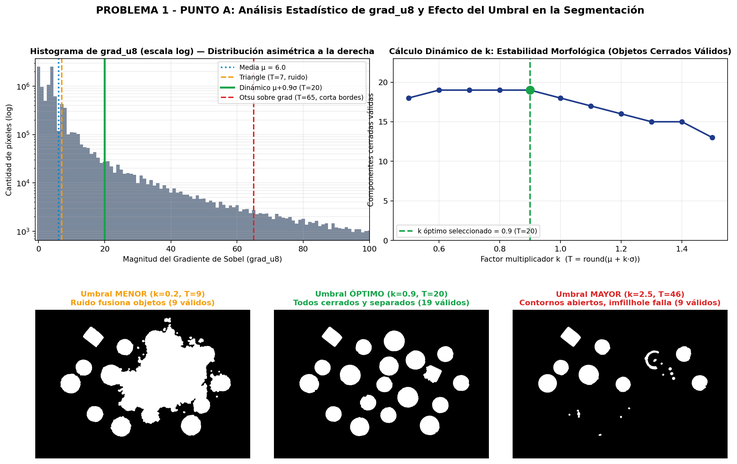
#> input picture resultados_problema1/p1_puntoA_histograma_y_umbrales.png, 737 x 464 px, shrunk from 2112 x 1330 before the run; the run also reads 3 pictures not shown here
$ python generar_informe_tp2.py
#> lines starting #> are read from the running program, lines starting #| are printed output that depends on the picture
#!/usr/bin/env python3
# -*- coding: utf-8 -*-
"""
===============================================================================
GENERADOR DEL INFORME TÉCNICO EN PDF - TRABAJO PRÁCTICO N° 2 (PDI - TUIA - UNR)
===============================================================================
Genera el documento formal `Informe_TP2_PDI.pdf` con el desarrollo teórico,
análisis de problemáticas, descripción de las técnicas empleadas (Unidades 1-7),
tablas cuantitativas, capturas de todas las etapas intermedias y conclusiones.

Autores:
    - Agustín Marquardt
    - Fabián Alvarez
===============================================================================
"""

import os
import textwrap

os.environ.setdefault("MPLCONFIGDIR", "/tmp/matplotlib_cache")

import matplotlib.pyplot as plt
import matplotlib.image as mpimg
from matplotlib.backends.backend_pdf import PdfPages
from matplotlib.patches import FancyBboxPatch


# Dimensiones A4 en pulgadas
A4_W, A4_H = 8.27, 11.69


def nueva_pagina(titulo_seccion, num_pagina, total_paginas=6):
    """Crea un lienzo A4 con encabezado institucional y pie de página numerado."""
    fig = plt.figure(figsize=(A4_W, A4_H), dpi=200)
    ax = fig.add_axes([0, 0, 1, 1])
    ax.set_xlim(0, 100)
    ax.set_ylim(0, 141.4)
    ax.axis("off")

    # Barra superior institucional
    ax.add_patch(FancyBboxPatch(
        (4.5, 134.8), 91.0, 4.2,
        boxstyle="round,pad=0.2,rounding_size=0.4",
        facecolor="#12284c", edgecolor="none"
    ))
    ax.text(
        6.0, 136.9,
        "UNR - FCEIA - TUIA | Procesamiento de Imágenes I | TP N° 2 (2026 - C2)",
        color="white", fontsize=7.6, fontweight="bold", va="center"
    )
    ax.text(
        94.0, 136.9,
        titulo_seccion,
        color="#bcd4ff", fontsize=7.5, fontweight="bold", va="center", ha="right"
    )

    # Pie de página
    ax.plot([4.5, 95.5], [4.8, 4.8], color="#cbd5e1", linewidth=0.8)
    ax.text(
        5.0, 3.0,
        "Integrantes: Agustín Marquardt, Fabián Alvarez",
        color="#475569", fontsize=7.8, va="center"
    )
    ax.text(
        95.0, 3.0,
        f"Página {num_pagina} de {total_paginas}",
        color="#475569", fontsize=7.8, fontweight="bold", va="center", ha="right"
    )
    return fig, ax


def bloque_texto(ax, x, y, parrafo, width=108, fontsize=8.4, line_spacing=1.52, color="#1e293b", bold=False):
    """Dibuja un párrafo ajustado al ancho especificado y devuelve la nueva coordenada y."""
    lineas = textwrap.wrap(parrafo, width=width)
    weight = "bold" if bold else "normal"
    for linea in lineas:
        ax.text(x, y, linea, fontsize=fontsize, color=color, fontweight=weight, va="top", family="sans-serif")
        y -= line_spacing
    return y


def subtitulo_caja(ax, y, texto, color_bg="#e8eef7", color_borde="#1e3a8a", color_txt="#0f172a"):
    """Dibuja un subtítulo destacado con banda lateral."""
    ax.add_patch(FancyBboxPatch(
        (4.8, y - 3.0), 90.4, 3.2,
        boxstyle="round,pad=0.1,rounding_size=0.3",
        facecolor=color_bg, edgecolor=color_borde, linewidth=0.8
    ))
    ax.text(6.2, y - 1.4, texto, fontsize=9.2, fontweight="bold", color=color_txt, va="center")
    return y - 4.2


def insertar_imagen(fig, ruta_img, rect_norm, titulo_pie=None, ax_base=None, y_pie=None):
    """Inserta una imagen PNG de alta resolución dentro de la página A4."""
    if not os.path.exists(ruta_img):
        return
    img = mpimg.imread(ruta_img)
    ax_img = fig.add_axes(rect_norm)
    ax_img.imshow(img)
    ax_img.axis("off")
    if titulo_pie and ax_base is not None and y_pie is not None:
        ax_base.text(
            50.0, y_pie, titulo_pie,
            fontsize=6.9, style="italic", color="#334155", ha="center", va="top"
        )


def dibujar_tabla(ax, x0, y_top, col_widths, headers, rows, row_h=2.05, font_size=7.1):
    """Dibuja una tabla académica formateada sobre el lienzo."""
    total_w = sum(col_widths)
    # Encabezado
    ax.add_patch(FancyBboxPatch(
        (x0, y_top - row_h), total_w, row_h,
        boxstyle="square,pad=0", facecolor="#1e3a8a", edgecolor="#cbd5e1", linewidth=0.5
    ))
    cx = x0
    for w, h_txt in zip(col_widths, headers):
        ax.text(cx + w / 2.0, y_top - row_h / 2.0, h_txt, color="white",
                fontsize=font_size, fontweight="bold", ha="center", va="center")
        cx += w

    y_curr = y_top - row_h
    for r_idx, row in enumerate(rows):
        bg = "#f8fafc" if r_idx % 2 == 0 else "#eef2f6"
        ax.add_patch(FancyBboxPatch(
            (x0, y_curr - row_h), total_w, row_h,
            boxstyle="square,pad=0", facecolor=bg, edgecolor="#cbd5e1", linewidth=0.4
        ))
        cx = x0
        for w, val in zip(col_widths, row):
            ax.text(cx + w / 2.0, y_curr - row_h / 2.0, str(val), color="#0f172a",
                    fontsize=font_size, ha="center", va="center")
            cx += w
        y_curr -= row_h

    return y_curr


def generar_pdf(out_pdf):
    base_dir = os.path.dirname(os.path.abspath(__file__))
    dir_p1 = os.path.join(base_dir, "resultados_problema1")
    dir_p2 = os.path.join(base_dir, "resultados_problema2")

    with PdfPages(out_pdf) as pdf:
        # =====================================================================
        # PÁGINA 1: PORTADA / RESUMEN, PUNTO A Y HISTOGRAMA DE grad_u8
        # =====================================================================
        fig1, ax1 = nueva_pagina("Problema 1: Monedas y Dados (Punto A)", 1, 7)

        # Bloque de título principal
        ax1.add_patch(FancyBboxPatch(
            (4.8, 120.8), 90.4, 12.2,
            boxstyle="round,pad=0.2,rounding_size=0.6",
            facecolor="#f1f5f9", edgecolor="#1e3a8a", linewidth=1.2
        ))
        ax1.text(
            50.0, 130.6,
            "TRABAJO PRÁCTICO N° 2 — PROCESAMIENTO DE IMÁGENES I",
            fontsize=12.5, fontweight="bold", color="#0f172a", ha="center", va="center"
        )
        ax1.text(
            50.0, 127.4,
            "Segmentación Morfológica, Reconstrucción Geodésica y Clasificación por Descriptores Regionales",
            fontsize=9.3, fontweight="bold", color="#1e3a8a", ha="center", va="center"
        )
        ax1.text(
            50.0, 124.4,
            "Tecnicatura Universitaria en Inteligencia Artificial (TUIA) — FCEIA — Universidad Nacional de Rosario",
            fontsize=8.2, color="#334155", ha="center", va="center"
        )
        ax1.text(
            50.0, 122.0,
            "Autores: Agustín Marquardt  |  Fabián Alvarez     •     Año Académico: 2026 (2° Cuatrimestre)",
            fontsize=8.2, fontweight="bold", color="#0f172a", ha="center", va="center"
        )

        y = 118.8
        y = subtitulo_caja(ax1, y, "1. PROBLEMA 1: DETECCIÓN Y CLASIFICACIÓN DE MONEDAS Y DADOS (monedas.jpg)")

        y = bloque_texto(
            ax1, 5.2, y,
            "1.1. Análisis de la Problemática: La escena 'monedas.jpg' (3871 x 2681 px) contiene 19 objetos apoyados sobre una "
            "superficie gris oscura cuya iluminación presenta un severo gradiente espacial de baja frecuencia: la intensidad media "
            "del fondo crece desde I ~ 60 en el extremo izquierdo hasta I ~ 185 en el extremo derecho. Al aplicar un método de "
            "umbralización global directa como Otsu (Unidad 3, T = 115), toda la mitad derecha del fondo supera el umbral y se "
            "fusiona con los objetos, mientras que el núcleo oscuro de las monedas bimetálicas y los puntos negros de los dados "
            "generan perforaciones internas. Adicionalmente, la toma oblicua hace visibles los puntos de las caras laterales del "
            "Dado #1, exigiendo un criterio geométrico riguroso para aislar únicamente el valor de su cara superior.",
            width=112, fontsize=8.1, line_spacing=1.45
        )
        y -= 0.8

        y = bloque_texto(
            ax1, 5.2, y,
            "1.2. Punto A — Segmentación Automática sobre Fondo No Uniforme: Dado que la variación de iluminación del fondo b(x,y) "
            "es suave y de baja frecuencia espacial, su derivada espacial es despreciable (||grad b(x,y)|| ~ 0), mientras que los "
            "contornos de las monedas y dados presentan transiciones abruptas. La tubería implementada en 'problema1_monedas_y_dados.py' "
            "consta de seis etapas fundamentadas en las Unidades 2, 3, 6 y 7:",
            width=112, fontsize=8.1, line_spacing=1.45
        )

        pasos_p1a = [
            "• Etapa 1 (Filtrado Espacial No Lineal - U2): Conversión a gris y filtro de mediana 11x11 (cv2.medianBlur) para atenuar la rugosidad del tablero sin difuminar los bordes.",
            "• Etapa 2 (Operador Diferencial de Sobel - U3): Cálculo de la magnitud exacta del gradiente ||G|| = sqrt(Gx^2 + Gy^2) con kernels 3x3 (cv2.Sobel), eliminando el sesgo de iluminación.",
            "• Etapa 3 (Umbralado Estadístico Dinámico - U3): Como el histograma de grad_u8 es fuertemente asimétrico a la derecha (masa en 0 y cola de bordes), Otsu falla (T=65). Se barre k en [0.5, 1.5] para T = round(media + k*desv), eligiendo el mayor k que maximiza objetos cerrados válidos (k=0.9 -> T=20.0).",
            "• Etapa 4 (Clausura + Reconstrucción Geodésica - U6): Clausura con elipse 15x15 seguida de rellenado de huecos (imfillhole, PI_U6_Morfologico_p2_Reconstruccion.py) y apertura 31x31.",
            "• Etapa 5 (Separación Moneda vs. Dado por Factor de Forma - U7 y Factor de Forma.txt): Filtro por área mínima dinámica (0.14% de HxW ~ 14,529 px^2) y cálculo de Fp = Área/Perímetro^2 y rho = 4*pi*Fp.",
            "  Un círculo perfecto cumple Fp = 1/(4*pi) = 0.0796 (1/Fp = 12.57, rho = 1.00) y un cuadrado cumple Fp = 1/16 = 0.0625 (1/Fp = 16.00, rho = 0.785). Empleando el umbral de cátedra",
            "  RHO_TH = 0.80 (clasifico_celulas.py), el sistema separa con 100% de exactitud las 17 Monedas (rho en [0.8056, 0.8904]) de los 2 Dados (rho = 0.7742 y rho = 0.6590).",
        ]
        for p in pasos_p1a:
            y = bloque_texto(ax1, 6.2, y, p, width=114, fontsize=7.85, line_spacing=1.36)

        insertar_imagen(
            fig1,
            os.path.join(dir_p1, "p1_puntoA_histograma_y_umbrales.png"),
            [0.048, 0.058, 0.904, 0.430],
            "Figura 1.1 (Punto A): Histograma logarítmico de grad_u8, barrido dinámico de k y comparación visual entre umbral menor (k=0.2), óptimo (k=0.9) y mayor (k=2.5).",
            ax1, 7.6
        )
#> in insertar_imagen, img is the input picture: shape (464, 737, 4) float32; mean R, G, B, A 0.71, 0.713, 0.714, 1

        pdf.savefig(fig1)
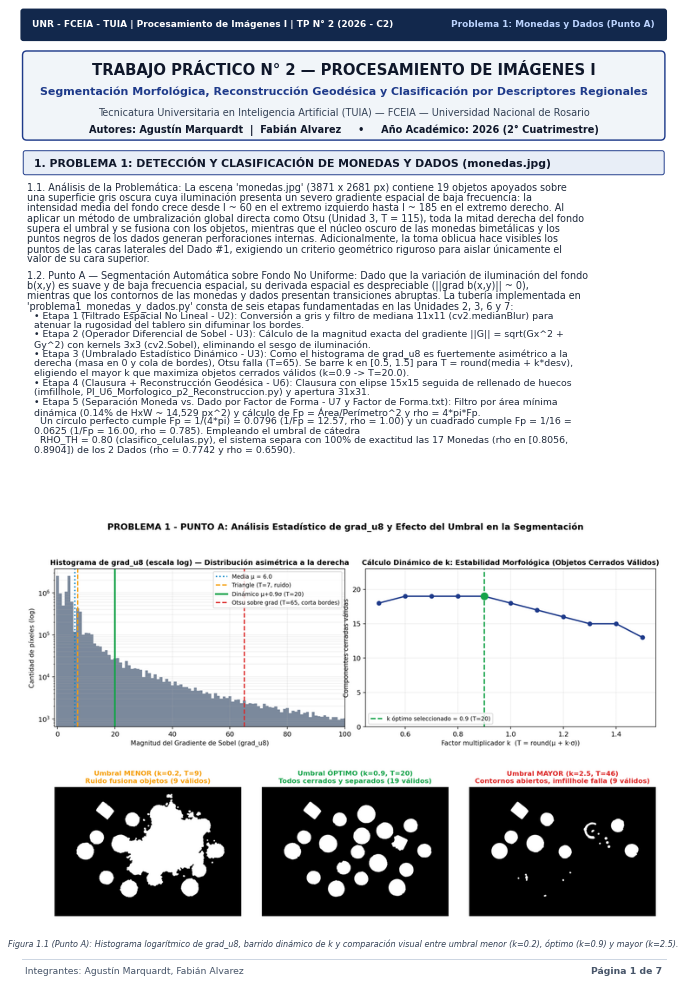
#> figure drawn by matplotlib, 2 panels
        plt.close(fig1)

        # =====================================================================
        # PÁGINA 2: PROBLEMA 1 — PUNTO A (ETAPAS DE SEGMENTACIÓN EN 2 COLS x 4 FILAS)
        # =====================================================================
        fig1_etapas, ax1_etapas = nueva_pagina("Problema 1: Etapas de Segmentación (Punto A)", 2, 7)
        y_et = 132.5
        y_et = subtitulo_caja(ax1_etapas, y_et, "1.2.1. VISUALIZACIÓN DETALLADA DE LAS 8 ETAPAS DE SEGMENTACIÓN (2 COLUMNAS x 4 FILAS)")
        insertar_imagen(
            fig1_etapas,
            os.path.join(dir_p1, "p1_puntoA_etapas_segmentacion.png"),
            [0.08, 0.075, 0.84, 0.825],
            "Figura 1.2 (Punto A): Evolución paso a paso del preprocesamiento, gradiente de Sobel, umbralado dinámico, morfología (imfillhole) y segmentación de las 17 monedas y 2 dados.",
            ax1_etapas, 7.6
        )
#> call 2 of insertar_imagen, with y_pie = 7.6
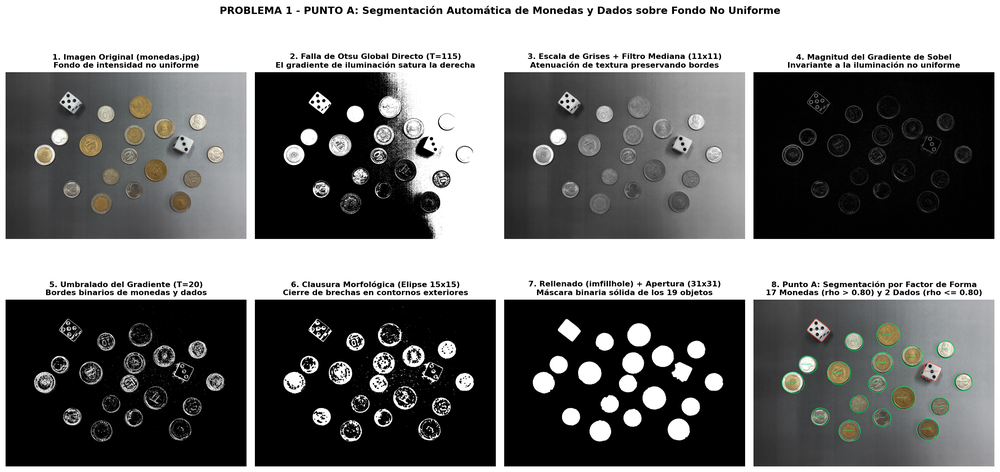
#> input picture resultados_problema1/p1_puntoA_etapas_segmentacion.png, 1000 x 472 px, shrunk from 2864 x 1353 before the run
#> in insertar_imagen, img is the input picture: shape (472, 1000, 4) float32; mean R, G, B, A 0.466, 0.467, 0.465, 1
        pdf.savefig(fig1_etapas)
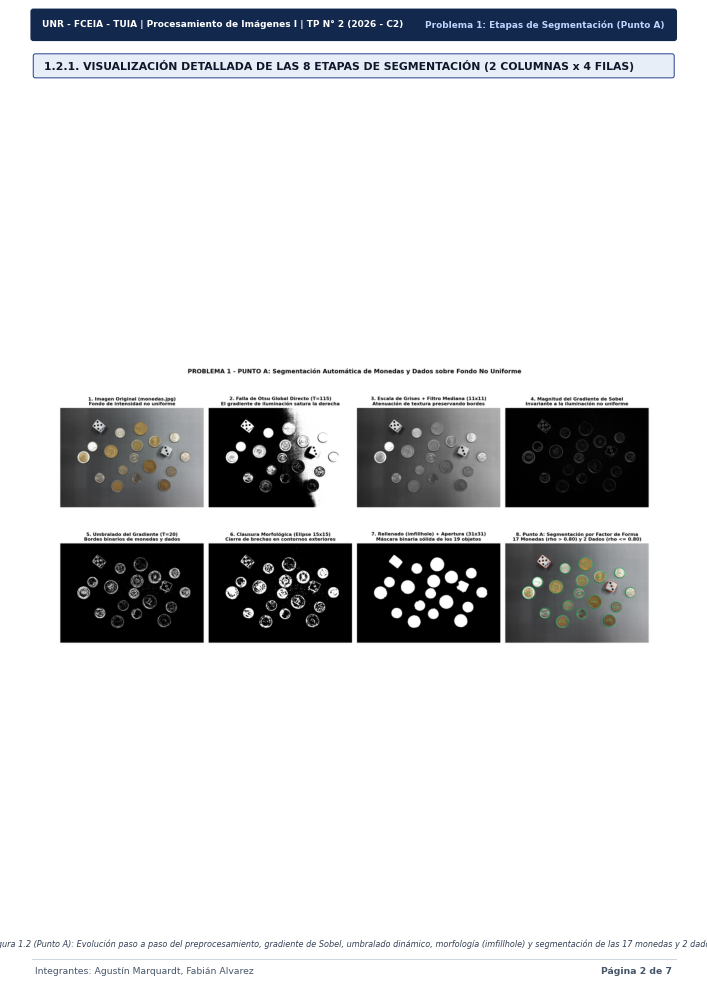
#> figure drawn by matplotlib, 2 panels
        plt.close(fig1_etapas)

        # =====================================================================
        # PÁGINA 3: PROBLEMA 1 — PUNTO B (CLASIFICACIÓN DE MONEDAS Y TABLA)
        # =====================================================================
        fig2, ax2 = nueva_pagina("Problema 1: Clasificación de Monedas (Punto B)", 3, 7)

        y = 132.5
        y = subtitulo_caja(ax2, y, "1.3. PUNTO B: CLASIFICACIÓN GRANULOMÉTRICA Y CONTEO AUTOMÁTICO DE MONEDAS")

        y = bloque_texto(
            ax2, 5.2, y,
            "Una vez aisladas las 17 regiones circulares (rho > 0.80), se aborda la clasificación automática de los tres tipos "
            "de monedas presentes en la escena: 10 Centavos, 1 Peso (bimetálica) y 50 Centavos. Dado que la cámara se encuentra "
            "a distancia fija del plano de apoyo, el descriptor regional de Área (A = cv2.contourArea, Unidad 7) es directamente "
            "proporcional al cuadrado del diámetro físico de cada denominación monetaria.",
            width=112, fontsize=8.1, line_spacing=1.45
        )
        y -= 0.4
        y = bloque_texto(
            ax2, 5.2, y,
            "Para determinar las fronteras de decisión sin fijar umbrales manuales arbitrarios, el algoritmo ordena las áreas de "
            "las 17 monedas de menor a mayor y detecta los dos mayores saltos inter-clase consecutivos (criterio de máxima "
            "separación en 1D), ubicando automáticamente los umbrales óptimos en U1 = 79,744 px^2 y U2 = 102,381 px^2:",
            width=112, fontsize=8.1, line_spacing=1.45
        )
        y -= 0.3
        items_b = [
            "• Clase 1 — Monedas de 10 Centavos (Área < 79,744 px^2): 9 unidades detectadas (rango experimental: [62,612 - 67,606] px^2) -> Subtotal: $0.90.",
            "• Clase 2 — Monedas de 1 Peso (79,744 <= Área < 102,381 px^2): 5 unidades detectadas (rango experimental: [91,882 - 97,154] px^2) -> Subtotal: $5.00.",
            "• Clase 3 — Monedas de 50 Centavos (Área >= 102,381 px^2): 3 unidades detectadas (rango experimental: [107,607 - 110,049] px^2) -> Subtotal: $1.50.",
            "• Resultado Global del Conteo Automático (Punto B): 17 Monedas clasificadas sin solapamiento entre clases, acumulando un monto total de $7.40.",
        ]
        for it in items_b:
            y = bloque_texto(ax2, 6.2, y, it, width=114, fontsize=7.9, line_spacing=1.38, bold=("Resultado Global" in it))

        insertar_imagen(
            fig2,
            os.path.join(dir_p1, "p1_puntoB_clasificacion_monedas.png"),
            [0.048, 0.445, 0.904, 0.315],
            "Figura 1.3 (Punto B): Izquierda: Mapa de clasificación y conteo por denominación. Derecha: Espacio de descriptores Área vs. Circularidad (rho).",
            ax2, 61.8
        )
#> call 3 of insertar_imagen, with y_pie = 61.8
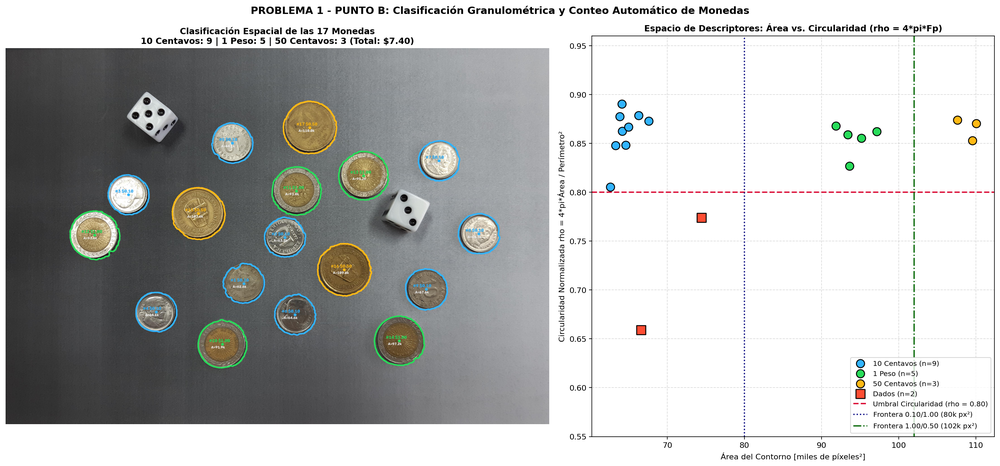
#> input picture resultados_problema1/p1_puntoB_clasificacion_monedas.png, 1000 x 466 px, shrunk from 2864 x 1336 before the run
#> in insertar_imagen, img is the input picture: shape (466, 1000, 4) float32; mean R, G, B, A 0.727, 0.73, 0.726, 1

        # Tabla 1.1: Mediciones completas de los 19 objetos
        ax2.text(
            50.0, 58.6,
            "Tabla 1.1: Descriptores geométricos (Área, Perímetro, Factor de Forma Fp, 1/Fp y Circularidad rho) de los 19 objetos segmentados",
            fontsize=6.9, fontweight="bold", color="#0f172a", ha="center"
        )
        headers_t1 = ["ID", "Tipo (Punto A)", "Clase / Valor (Puntos B-C)", "Área [px²]", "Perímetro [px]", "Fp = A/P²", "1 / Fp", "rho = 4πFp", "Centroide (x, y)"]
        rows_t1 = [
            ["1", "Moneda", "10 Centavos ($0.10)", "62,612.0", "988.3", "0.0641", "15.60", "0.8056", "(1697.2, 1679.2)"],
            ["2", "Moneda", "10 Centavos ($0.10)", "63,301.0", "968.5", "0.0675", "14.82", "0.8481", "(1989.0, 1350.2)"],
            ["3", "Moneda", "10 Centavos ($0.10)", "63,851.5", "956.2", "0.0698", "14.32", "0.8775", "(875.3, 1045.3)"],
            ["4", "Moneda", "10 Centavos ($0.10)", "64,122.5", "951.3", "0.0709", "14.11", "0.8904", "(1073.5, 1881.5)"],
            ["5", "Moneda", "10 Centavos ($0.10)", "64,149.0", "966.8", "0.0686", "14.57", "0.8624", "(1615.1, 677.2)"],
            ["6", "Moneda", "10 Centavos ($0.10)", "64,637.0", "978.6", "0.0675", "14.82", "0.8482", "(2061.7, 1901.5)"],
            ["7", "Moneda", "10 Centavos ($0.10)", "64,990.0", "970.6", "0.0690", "14.50", "0.8669", "(3086.1, 803.5)"],
            ["8", "Moneda", "10 Centavos ($0.10)", "66,270.5", "973.6", "0.0699", "14.30", "0.8786", "(3371.0, 1324.3)"],
            ["9", "Dado (#2)", "Cara Superior = 3", "66,616.5", "1127.0", "0.0524", "19.07", "0.6590", "(2856.5, 1159.2)"],
            ["10", "Moneda", "10 Centavos ($0.10)", "67,606.0", "986.6", "0.0695", "14.40", "0.8727", "(2996.7, 1719.5)"],
            ["11", "Dado (#1)", "Cara Superior = 5", "74,461.5", "1099.4", "0.0616", "16.23", "0.7742", "(1047.1, 490.9)"],
            ["12", "Moneda", "1 Peso ($1.00)", "91,881.5", "1153.4", "0.0691", "14.48", "0.8679", "(1544.3, 2111.6)"],
            ["13", "Moneda", "1 Peso ($1.00)", "93,405.5", "1168.9", "0.0684", "14.63", "0.8591", "(2071.7, 1019.2)"],
            ["14", "Moneda", "1 Peso ($1.00)", "93,630.0", "1192.8", "0.0658", "15.20", "0.8270", "(635.0, 1333.1)"],
            ["15", "Moneda", "1 Peso ($1.00)", "95,154.5", "1182.2", "0.0681", "14.69", "0.8556", "(2549.5, 910.9)"],
            ["16", "Moneda", "1 Peso ($1.00)", "97,154.5", "1190.1", "0.0686", "14.58", "0.8620", "(2803.8, 2087.6)"],
            ["17", "Moneda", "50 Centavos ($0.50)", "107,607.0", "1243.9", "0.0695", "14.38", "0.8739", "(1373.2, 1179.1)"],
            ["18", "Moneda", "50 Centavos ($0.50)", "109,558.5", "1270.4", "0.0679", "14.73", "0.8530", "(2411.5, 1580.7)"],
            ["19", "Moneda", "50 Centavos ($0.50)", "110,049.0", "1260.5", "0.0693", "14.44", "0.8703", "(2166.9, 567.4)"],
        ]
        dibujar_tabla(ax2, 4.8, 57.5, [4.5, 10.5, 19.0, 10.5, 11.0, 8.5, 7.5, 8.5, 10.4], headers_t1, rows_t1, row_h=2.45, font_size=6.8)
#> (the rest of the program and of its run is left out)
